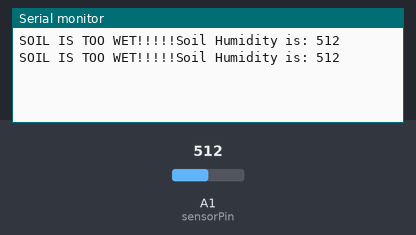
Bench run of a sketch on a simulated Arduino Uno, built with avr-gcc and run on an emulated ATmega328P. On the bench: the last lines printed to the serial monitor. The inputs (shaded band) are chosen by the test bench; at power-on: A1 (sensorPin) = 512.

Above: at 1.8 s.
1.9 s: A1 (sensorPin) set to 892
At 2.6 s:
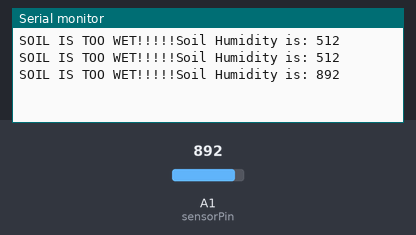
3.4 s: A1 (sensorPin) set to 911
At 4.8 s:
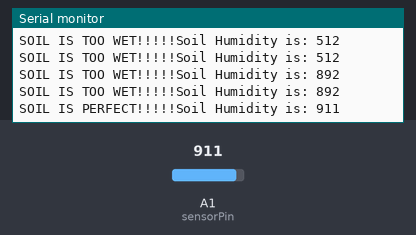
6.5 s: A1 (sensorPin) set to 990
At 7.7 s:
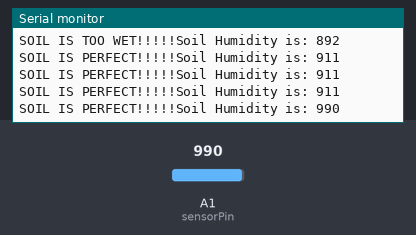
8.0 s: A1 (sensorPin) set to 1010
At 8.5 s:
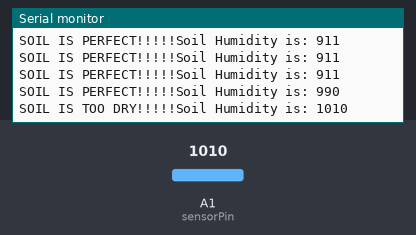

The sketch:

Latihan2.ino
```cpp
const int sensorPin = A1;

void setup() {
  Serial.begin(9600); // Mulai komunikasi serial dengan kecepatan 9600 bps

}

void loop() {
  // Membaca nilai kelembaban dari sensor
  int sensorValue = analogRead(A1);

  if (sensorValue >= 1000);
  else if ((sensorValue <= 999) && (sensorValue >=901));
  else if (sensorValue <= 900);
  else ;

  if (sensorValue >= 1000) (Serial.print("SOIL IS TOO DRY!!!!!"));
  else if ((sensorValue <= 999) && (sensorValue >=901)) (Serial.print("SOIL IS PERFECT!!!!!"));
  else if (sensorValue <= 900) (Serial.print("SOIL IS TOO WET!!!!!"));
  else;

  Serial.print("Soil Humidity is: ");
  Serial.println(sensorValue);

  delay(1000);
}
```

Measured:
- the behaviour switches between 900 and 901 on A1 (sensorPin) (found by bisection; images 1 and 2)
- the behaviour switches between 999 and 1000 on A1 (sensorPin) (found by bisection; images 3 and 4)
- after the input at 1.9 s, the serial monitor: prints a new line after 0.10 s (image 1)
- after the input at 3.4 s, the serial monitor: prints a new line after 0.60 s (image 2)
- after the input at 6.5 s, the serial monitor: prints a new line after 0.50 s (image 3)
- after the input at 8.0 s, the serial monitor: prints a new line at once (image 4)
